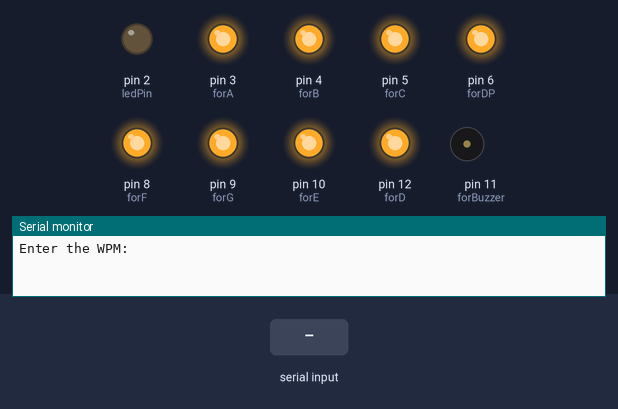
This sketch was run on a simulated Arduino Uno, built with avr-gcc and run on an emulated ATmega328P. Shown: output pins drawn as LEDs (lit = HIGH), buzzer (waves = sounding), the last lines printed to the serial monitor. The inputs (shaded band) are chosen by the test bench.

Above: at 1.3 s.
1.4 s: "90,45\n" received over Serial
At 4.1 s:
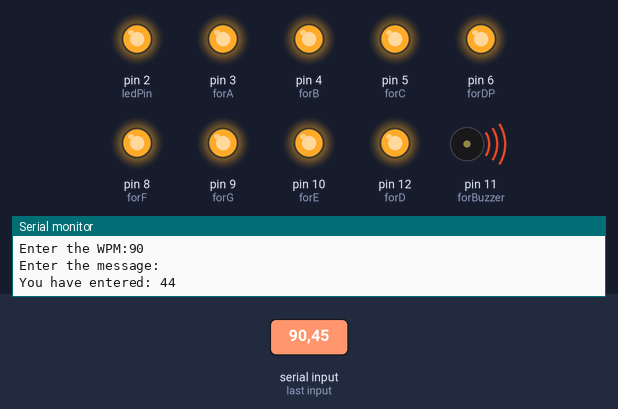
At 10.6 s:
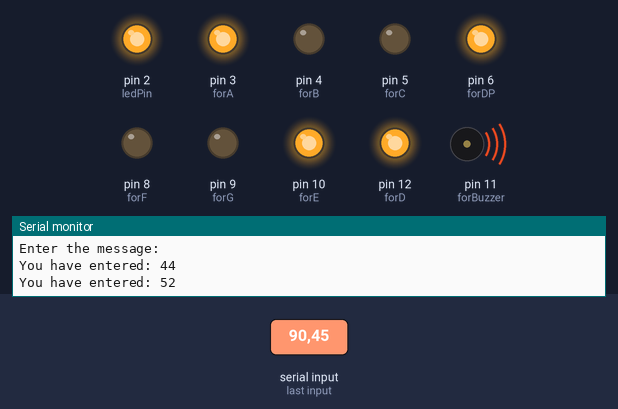
Timing chart, 0 to 13.2 s (numbered marks = the images above; inputs shaded):
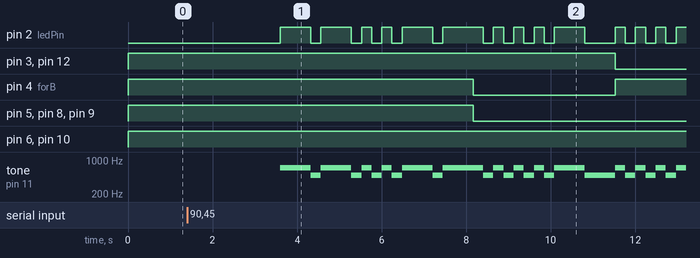

Measured:
- after the input at 1.4 s, pin 2 (ledPin): LOW → HIGH after 2.2 s, → LOW 0.72 s later, → HIGH 0.24 s later, → LOW 0.72 s later, … (27 changes in this stretch); pin 3 (forA): HIGH → LOW after 10.1 s

The sketch:

lab2.ino
```cpp
int ledPin = 2;  // the pin that the LED is attached to

//connecting the 7seg to arduino’s board
int forA = 3; // se
int forB = 4;
int forC = 5;
int forDP = 6;
int forD = 12;
int forE = 10;
int forF = 8;
int forG = 9;

int forBuzzer = 11;//buzzer connected to pin 11(PWM pin)

int incomingByte;    // a variable to read incoming serial data into

int WPM = 5; //

int dotLength = 1200/WPM; // getting dotLength for morse code
int dashLength = dotLength * 3; // getting dashLength for morse code

int flag = 1;
int flag2 = 1;

//general function to display the letters and numerals
void lightforall(int number){
   int array[8];
  int x = 0x80;

//each array element contains 0 or 1 depending on whether the specified seg is on or off
// array elements encoded to represent the segments as following: a,b,c,d e,f,g,DP
  for(int i=0;i<=7;i++){
    array[i] = number & x;
    x = x >>1;
  }


  //if array[0]= 0 , seg a will be off

if(array[0]== 0x00){
    digitalWrite(forA, HIGH);
  }else{
    digitalWrite(forA, LOW);  //otherwise seg a will be on
  }

  if(array[1]== 0x00){
    digitalWrite(forB, HIGH);
  } else{
    digitalWrite(forB, LOW);
  }

  if(array[2]== 0x00){
    digitalWrite(forC, HIGH);
  } else{
    digitalWrite(forC, LOW);
  }

  if(array[3]== 0x00){
    digitalWrite(forD, HIGH);
  } else{
    digitalWrite(forD, LOW);
  }

   if(array[4]== 0x00){
    digitalWrite(forE, HIGH);
   } else{
     digitalWrite(forE, LOW);
   }

    if(array[5]== 0x00){
      digitalWrite(forF, HIGH);
    } else{
    digitalWrite(forF, LOW);  }

    if(array[6]== 0x00){
      digitalWrite(forG, HIGH);
   } else{
     digitalWrite(forG, LOW);
  }


    if(array[7]== 0x00){
      digitalWrite(forDP, HIGH);
   } else{
     digitalWrite(forDP, LOW); delay(2000);}
 }

//setting the LED on
void on() {
 digitalWrite(ledPin, HIGH);
}

//setting the LED off
void off() {
 digitalWrite(ledPin, LOW);
}

//lightening up the LED for dotLength and setting the buzzer for dotLength
void dot() {
 on();
 analogWrite(forBuzzer,LOW);
tone(forBuzzer,700);
  //noTone(forBuzzer);
 delay(dotLength);
 analogWrite(forBuzzer, HIGH);

}

//lightening up the LED for dashLength and setting the buzzer for dashLength
void dash() {
 on();
  analogWrite(forBuzzer, LOW);
tone(forBuzzer,700);
 // noTone(forBuzzer);
 delay(dotLength * 3);
  analogWrite(forBuzzer, HIGH);

}

//turning off the LED to represent the space
void space() {
 off();
 delay(dotLength);
}

//resting for dashLength between each letter
void btnLetters() {
 off();
 delay(dotLength *3);
}

//restting for 7*dotLength between each word
void btnWords() {
 off();
 delay(dotLength * 7);
}
void SevenSegLEDOff(){
lightforall(0x00);
}

//displaying letters

void lightA(){
lightforall(0xEE);
 off();
}

void lightB(){
lightforall(0x3E);
 off();
}

void lightC(){
lightforall(0x9C);
 off();
 }


void lightD(){
lightforall(0x7A);
 off();
 }


void lightE(){
lightforall(0x9E);
 off();}


void lightF(){
lightforall(0x8E);
 off();}


void lightG(){
lightforall(0xF6);
 off();
}


void lightH(){
lightforall(0x2E);
 off();}


void lightI(){
lightforall(0x0C);
 off();}


void lightJ(){
lightforall(0x78);
 off();}


void lightK(){
lightforall(0x6E);
off();
}

void lightL(){
lightforall(0x1C);
off();
}

void lightM(){
lightforall(0xA8);
 off();}

void lightN(){
lightforall(0x2A);
 off();
}

void lightO(){
lightforall(0xFC);
 off();
}

void lightP(){
lightforall(0xCE);
 off();}

void lightQ(){
lightforall(0xE6);
 off();}

void lightR(){
lightforall(0x0A);
 off();
}

void lightS(){
lightforall(0xB6);
 off();}

void lightT(){
lightforall(0x1E);
 off();}

void lightU(){
lightforall(0x7C);
 off();}

void lightV(){
lightforall(0x38);
 off();}

void lightW(){
lightforall(0x54);
 off();}

void lightX(){
lightforall(0x6E);
 off();}

void lightY(){
lightforall(0x76);
 off();}

void lightZ(){
lightforall(0xDA);
 off();}

//displaying the dot
void lightDot(){
 lightforall(0x01);
  off();
  }


// Methods for numbers:
void lightNum0(){
lightforall(0xFC);
 off();}

void lightNum1(){
lightforall(0x60);
 off();}

void lightNum2(){
lightforall(0xDA);  off();}

void lightNum3(){
lightforall(0xF2);   off();}

void lightNum4(){
lightforall(0x66);  off(); }

void lightNum5(){
lightforall(0xB6);   off(); }

void lightNum6(){
lightforall(0x3E);  off(); }

void lightNum7(){
lightforall(0xE0); off(); }

void lightNum8(){
lightforall(0xFE);   off();}

void lightNum9(){
lightforall(0xF6);  off();}


 //to be checked

void inputFromUser(){
  Serial.print("Enter the WPM:");
  delay(500);
WPM = Serial.parseInt();
delay(200);
Serial.println(WPM);
}

void setup() {
 // initialize serial communication:
 Serial.begin(9600);
 // initialize the LED pin as an output:
 pinMode(ledPin, OUTPUT);
 pinMode(forA, OUTPUT);
 pinMode(forB, OUTPUT);
 pinMode(forC, OUTPUT);
 pinMode(forD, OUTPUT);
 pinMode(forE, OUTPUT);
 pinMode(forF, OUTPUT);
 pinMode(forG, OUTPUT);
 pinMode(forDP, OUTPUT);
}


void loop() {

 SevenSegLEDOff();

if (flag2 == 1 ){
 inputFromUser();
 delay(2000);
 flag2 =0;}

     if(flag== 1){
   Serial.println("Enter the message:");
 flag=0;
 }


// checking for incoming serial data:
 if (Serial.available() > 0) {
   // read the oldest byte in the serial buffer:
   incomingByte = Serial.read();
   Serial.print("You have entered: ");
   Serial.println(incomingByte, DEC);  //this prints the ASCII code for whatever has been printed in the monitor


//encoding letters in Morse code:

 if (incomingByte == 'A' || incomingByte == 'a') {
  lightA();    dot(); space(); dash(); btnLetters();
  }

 if (incomingByte == 'B' || incomingByte == 'b') {
     lightB();    dash(); space(); dot(); space(); dot(); space(); dot(); btnLetters();
 }

if (incomingByte == 'C' || incomingByte == 'c') {
   lightC();   dash(); space(); dot(); space(); dash(); space(); dot(); btnLetters();
  }

 if (incomingByte == 'D' || incomingByte == 'd') {
  lightD(); dash(); space(); dot(); space(); dot();  btnLetters();
  }

 if (incomingByte == 'E' || incomingByte == 'e'){
    lightE(); dot();  btnLetters();
  }

 if (incomingByte == 'F' || incomingByte == 'f') {
  lightF(); dot(); space(); dot(); space(); dash(); space(); dot(); btnLetters();  }
  }

 if (incomingByte == 'G' || incomingByte == 'g') {
       lightG();  dash(); space(); dash(); space(); dot(); btnLetters();
}
  if (incomingByte == 'H' || incomingByte == 'h') {
  lightH();   dot(); space(); dot(); space(); dot(); space(); dot(); btnLetters();
}

 if (incomingByte == 'I' || incomingByte == 'i') {
    lightI(); dot(); space(); dot(); btnLetters();
}

 if (incomingByte == 'J' || incomingByte == 'j') {
      lightJ(); dot(); space(); dash(); space(); dash(); space(); dash(); btnLetters();
}

 if (incomingByte == 'K' || incomingByte == 'k'){
       lightK();  dash(); space(); dot(); space(); dash(); btnLetters();
}

if (incomingByte == 'L' || incomingByte == 'l'){
      lightL(); dot(); space(); dash(); space(); dot(); space(); dot(); btnLetters();
}

 if (incomingByte == 'M' || incomingByte == 'm') {
          lightM(); dash(); space(); dash();  btnLetters();
}

if (incomingByte == 'N' || incomingByte == 'n') {
       lightN();   dash(); space(); dot();  btnLetters();
 }

 if (incomingByte == 'O' || incomingByte == 'o') {
  lightO();  dash(); space(); dash(); space(); dash(); btnLetters();
}

if (incomingByte == 'P' || incomingByte == 'p') {
    lightP();  dot(); space(); dash(); space(); dash(); space(); dot(); btnLetters();
 }

 if (incomingByte == 'Q' || incomingByte == 'q') {
    lightQ();  dash(); space(); dash(); space();dot(); space(); dash(); btnLetters();
 }

 if (incomingByte == 'R' || incomingByte == 'r') {
    lightR();    dot(); space(); dash(); space(); dot(); btnLetters();
 }
  if (incomingByte == 'S' || incomingByte == 's'){
  lightS();dot(); space(); dot(); space(); dot(); btnLetters();
 }

 if (incomingByte == 'T' || incomingByte == 't') {
  lightT();dash(); btnLetters();
 }

if (incomingByte == 'U' || incomingByte == 'u') {
  lightU(); dot(); space(); dot(); space(); dash();  btnLetters();
 }

if (incomingByte == 'V' || incomingByte == 'v') {
  lightV();dot(); space(); dot(); space(); dot(); space(); dash(); btnLetters();
}

 if (incomingByte == 'W' || incomingByte == 'w') {
  lightW();dot(); space(); dash(); space(); dash(); btnLetters();
}

 if (incomingByte == 'X' || incomingByte == 'x') {
  lightX(); dash(); space(); dot(); space(); dot(); space(); dash(); btnLetters();
}

 if (incomingByte == 'Y' || incomingByte == 'y') {
  lightY();dash(); space(); dot(); space(); dash(); space(); dash(); btnLetters();
 }

if (incomingByte == 'Z' || incomingByte == 'z') {
  lightZ();dash(); space(); dash(); space(); dot(); space(); dot(); btnLetters();
}

//encoding numbers in Morse code
 if (incomingByte == '0') {
   lightNum0();dash(); space();dash(); space();dash(); space(); dash(); space(); dash(); btnLetters(); }

  if (incomingByte == '1'){
   lightNum1();dot(); space(); dash(); space();dash(); space(); dash(); space(); dash(); btnLetters(); }

  if (incomingByte == '2'){
   lightNum2();dot(); space(); dot(); space(); dash(); space(); dash(); space(); dash(); btnLetters(); }

  if (incomingByte == '3'){
   lightNum3();dot(); space(); dot(); space(); dot(); space(); dash(); space(); dash(); btnLetters(); }

  if (incomingByte == '4'){
   lightNum4();dot(); space(); dot(); space(); dot(); space(); dot(); space(); dash(); btnLetters(); }

  if (incomingByte == '5'){
   lightNum5();dot(); space(); dot(); space(); dot(); space(); dot(); space(); dot(); btnLetters(); }

  if (incomingByte == '6'){
   lightNum6();dash(); space(); dot(); space(); dot(); space(); dot(); space(); dot(); btnLetters(); }

  if (incomingByte == '7'){
   lightNum7();dash(); space(); dash(); space(); dot(); space(); dot(); space(); dot(); btnLetters(); }

  if (incomingByte == '8'){
   lightNum8();dash(); space(); dash(); space(); dash(); space(); dot(); space(); dot(); btnLetters(); }

  if (incomingByte == '9'){
   lightNum9();dash(); space(); dash(); space(); dash(); space(); dash(); space(); dot(); btnLetters(); }


//encoding the four punctuation in Morse code

 if ( incomingByte == '.') {
     lightDot(); dot(); space(); dash(); space(); dot(); space(); dash(); space(); dot(); space(); dash();  }

 if (incomingByte == ','){
  dash(); space(); dash(); space(); dot(); space(); dot(); space(); dash(); space(); dash();}

 if (incomingByte == ':'){
  dash(); space(); dash(); space(); dash(); space(); dot(); space(); dot(); space(); dot(); }

 if (incomingByte == '-'){
  dash(); space(); dot(); space(); dot(); space(); dot(); space(); dot(); space(); dash();}

}
```
